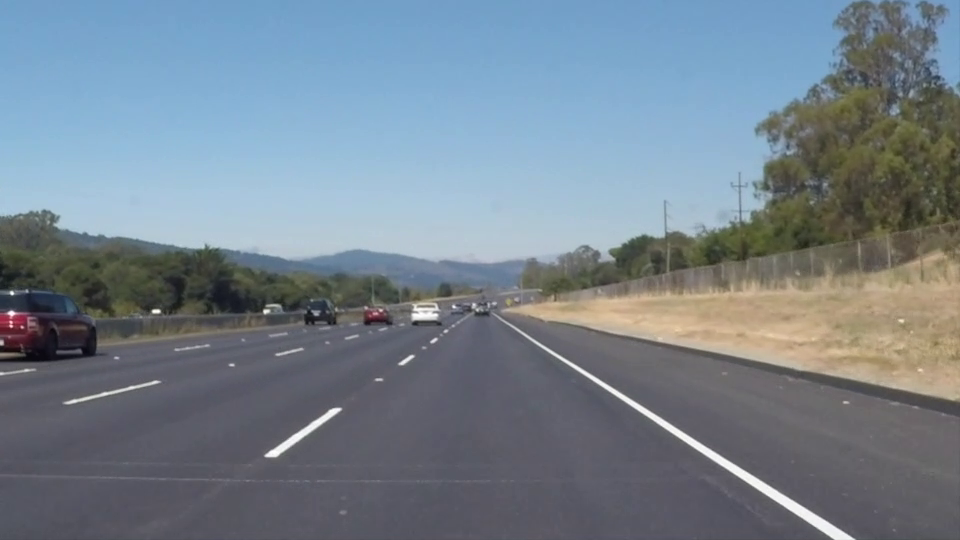
#> input picture frame 22 of test_videos/solidWhiteRight.mp4, 960 x 540 px
$ python main.py
#> lines starting #> are read from the running program, lines starting #| are printed output that depends on the picture; after the words box and inside, x2 and y2 are one past the last pixel; in counts of white or black regions, pixels touching at a corner belong together
#> further down, frame is the input picture: shape (540, 960, 3); mean B, G, R 141.9, 130.7, 117.7
import numpy as np
import cv2
import math

aLeftStored = 0
aRightStored = 0
bLeftStored = 0
bRightStored = 0
yMinStored = 0

def get_top_y_point(lineParams, y_min):
    global yMinStored
    param1 = 0.9
    param2 = 0.1

    a_left = lineParams[0]
    b_left = lineParams[1]
    a_right = lineParams[2]
    b_right = lineParams[3]

    yIntersection = int((a_right*b_left-a_left*b_right)/(a_right-a_left))
    margin = 10
    if (yIntersection + margin > y_min):
        y_min = yIntersection + margin

    if (yMinStored==0):
        yMinStored = y_min
    y_min = int(yMinStored * param1 + y_min * param2)
    yMinStored = y_min
    return y_min

def get_averaged_line_params(lineParams, leftHoughLinesExist, rightHoughLinesExist):
    global aLeftStored
    global bLeftStored
    global aRightStored
    global bRightStored

    param1 = 0.9
    param2 = 0.1

    a_left = lineParams[0]
    b_left = lineParams[1]
    a_right = lineParams[2]
    b_right = lineParams[3]

    if (aLeftStored == 0):
        aLeftStored = a_left
    if (bLeftStored == 0):
        bLeftStored = b_left
    if (aRightStored == 0):
        aRightStored = a_right
    if (bRightStored == 0):
        bRightStored = b_right

    if (not leftHoughLinesExist):
        a_left = aLeftStored
    else:
        a_left = aLeftStored * param1 + a_left * param2
        aLeftStored = a_left
        b_left = bLeftStored * param1 + b_left * param2
        bLeftStored = b_left

    if (not rightHoughLinesExist):
        a_right = aRightStored
    else:
        a_right = aRightStored * param1 + a_right * param2
        aRightStored = a_right
        b_right = bRightStored * param1 + b_right * param2
        bRightStored = b_right

    return [a_left, b_left, a_right, b_right]

def unit_vector(vector):
    return vector / np.linalg.norm(vector)

def angle_between(v1, v2):
    v1_u = unit_vector(v1)
    v2_u = unit_vector(v2)
    return np.arccos(np.clip(np.dot(v1_u, v2_u), -1.0, 1.0))

def processImage (image):
    grey_image = cv2.cvtColor(image, cv2.COLOR_BGR2GRAY)
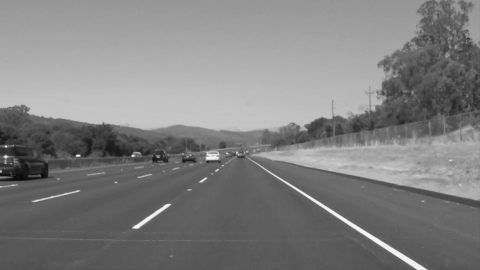
#> grey_image: shape (540, 960) (shown at 1/2 size); min 6, max 255, mean 128
    kernel_size = 5
    blur_gray = cv2.GaussianBlur(grey_image,(kernel_size, kernel_size),0)
    low_threshold = 50
    high_threshold = 150
    edges = cv2.Canny(blur_gray, low_threshold, high_threshold)
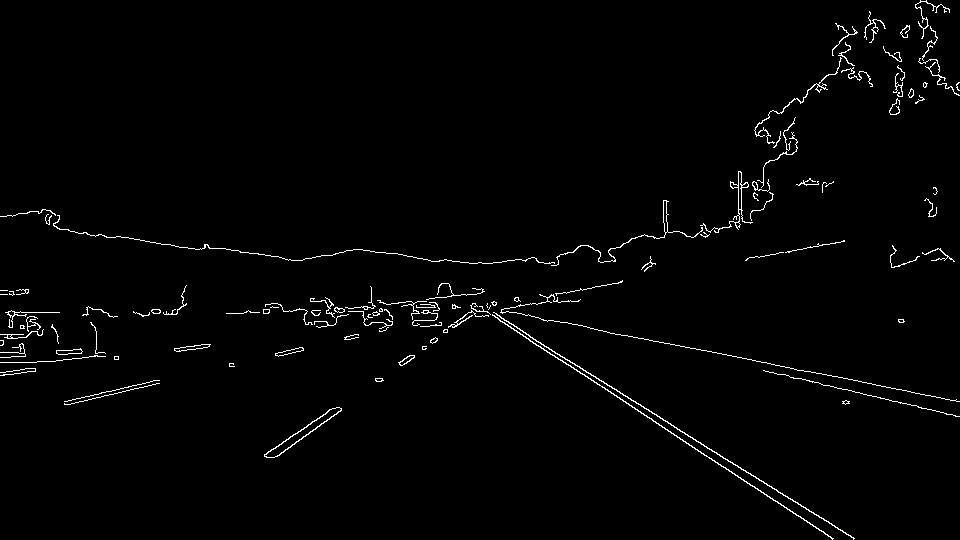
#> edges: shape (540, 960); 1.6% white in thin lines or dots
    mask = np.zeros_like(edges)
    ignore_mask_color = 255
    imshape = image.shape
    vertices = np.array([[(0,imshape[0]),(450, 320), (500, 320), (imshape[1],imshape[0])]], dtype=np.int32)
    cv2.fillPoly(mask, vertices, ignore_mask_color)
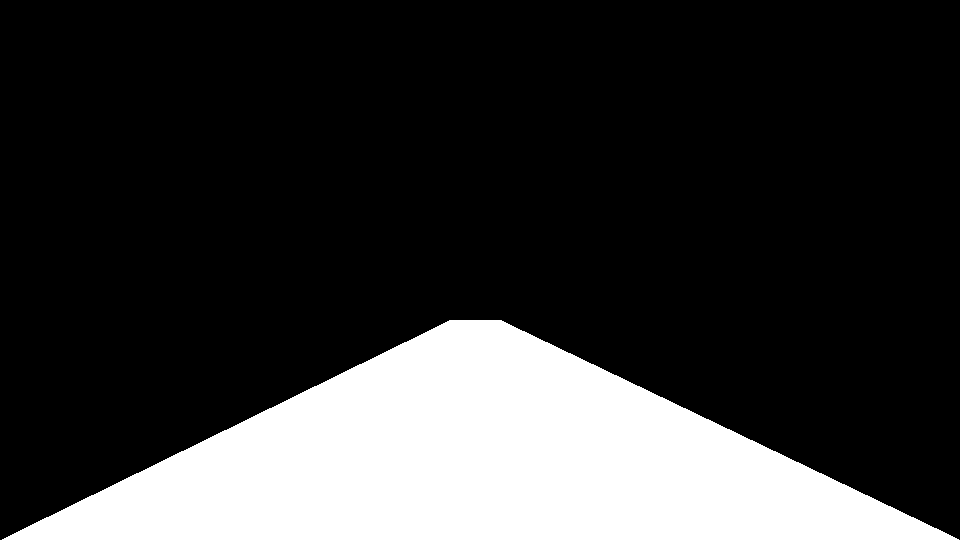
#> mask: shape (540, 960); 21.4% white; 1 white region, box (x1, y1, x2, y2) and area: (2, 320, 959, 540) 111114
    masked_edges = cv2.bitwise_and(edges, mask)
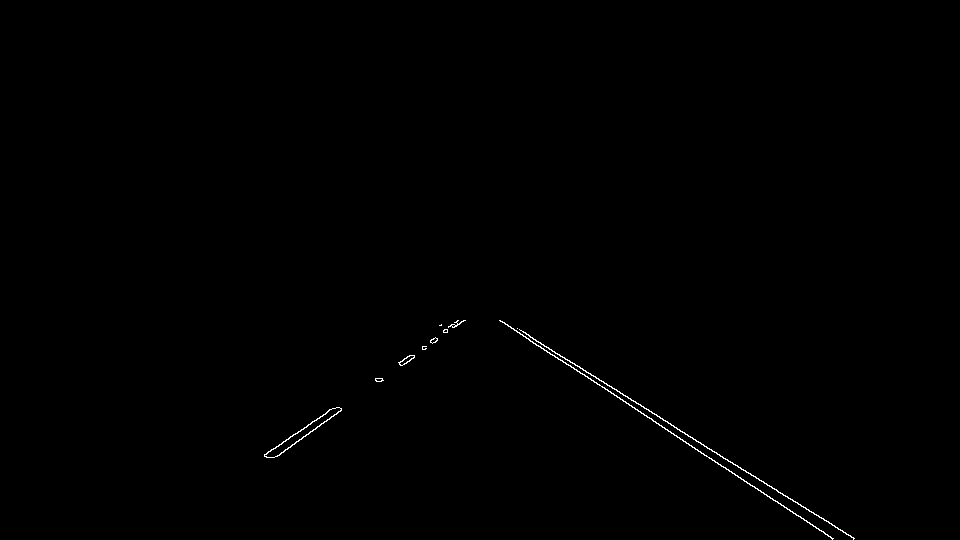
#> masked_edges: shape (540, 960); 0.29% white in thin lines or dots, all inside (x1, y1, x2, y2) = (264, 320, 855, 540)
    rho = 2
    theta = np.pi/180
    threshold = 15
    min_line_length = 40
    max_line_gap = 30
    lines = cv2.HoughLinesP(masked_edges, rho, theta, threshold, np.array([]),
                                min_line_length, max_line_gap)
#> lines = 14 rows, first 6: [517, 328, 854, 538], [674, 435, 832, 538], [499, 320, 823, 531], [264, 455, 333, 408], [377, 381, 458, 320], [277, 456, 341, 410]
    linesFiltered = []
    cumLengthLeft = 0
    cumLengthRight = 0
    leftHoughLinesExist = False;
    rightHoughLinesExist = False;
    a_left = 0
    b_left = 0
    a_right = 0
    b_right = 0
    y_min = 10000
    yTopMask = imshape[0] * 0.55
    for line in lines:
        for x1, y1, x2, y2 in line:
            if (y1 < y_min):
                y_min = y1
            if (y2 < y_min):
                y_min = y2
            a = float((y2 - y1) / (x2 - x1))
            b = (y1 - a * x1)
            length = math.sqrt(pow(y2 - y1, 2) + pow(x2 - x1, 2))

            if not np.isnan(a) or np.isinf(a) or (a == 0):
                if (a > -1.5) and (a < -0.3):
                    linesFiltered.append(line)
                    cumLengthLeft += pow(length, 2)
                    leftHoughLinesExist = True
                    a_left += a * pow(length, 2)
                    b_left += b * pow(length, 2)

                if (a > 0.3) and (a < 1.5):
                    linesFiltered.append(line)
                    cumLengthRight += pow(length, 2)
                    rightHoughLinesExist = True
                    a_right += a * pow(length, 2)
                    b_right += b * pow(length, 2)
#> this loop made 14 passes
#> after the loop, a_left = -42432.2; a_right = 291107.1; b_left = 37953376.9; b_right = 744700.2; cumLengthLeft = 57520; cumLengthRight = 458541; linesFiltered = 14 items, first 6: [[517, 328, 854, 538]], [[674, 435, 832, 538]], [[499, 320, 823, 531]], [[264, 455, 333, 408]], [[377, 381, 458, 320]], [[277, 456, 341, 410]]; y_min = 320
    if (y_min == 10000):
        y_min = yTopMask

    y_max = imshape[0]

    if (cumLengthLeft != 0):
        a_left /= cumLengthLeft
#> a_left = -0.738
        b_left /= cumLengthLeft
#> b_left = 659.8

    if (cumLengthRight != 0):
        a_right /= cumLengthRight
#> a_right = 0.635
        b_right /= cumLengthRight
#> b_right = 1.62

    lineParams = [a_left, b_left, a_right, b_right]
#> lineParams = [-0.738, 659.8, 0.635, 1.62]
    lineParams = get_averaged_line_params(lineParams, leftHoughLinesExist, rightHoughLinesExist)
#> in get_averaged_line_params, `a_left = lineParams[0]`: a_left = -0.738
#> in get_averaged_line_params, `b_left = lineParams[1]`: b_left = 659.8
#> in get_averaged_line_params, `a_right = lineParams[2]`: a_right = 0.635
#> in get_averaged_line_params, `b_right = lineParams[3]`: b_right = 1.62
#> in get_averaged_line_params, `aLeftStored = a_left`: aLeftStored = -0.738
#> in get_averaged_line_params, `bLeftStored = b_left`: bLeftStored = 659.8
#> in get_averaged_line_params, `aRightStored = a_right`: aRightStored = 0.635
#> in get_averaged_line_params, `bRightStored = b_right`: bRightStored = 1.62

    y_min = get_top_y_point(lineParams, y_min)
#> in get_top_y_point, `a_left = lineParams[0]`: a_left = -0.738
#> in get_top_y_point, `b_left = lineParams[1]`: b_left = 659.8
#> in get_top_y_point, `a_right = lineParams[2]`: a_right = 0.635
#> in get_top_y_point, `b_right = lineParams[3]`: b_right = 1.62
#> in get_top_y_point, `yIntersection = int((a_right*b_left-a_left*b_right)/(a_right-a_left))`: yIntersection = 306
#> in get_top_y_point, `yMinStored = y_min`: yMinStored = 320

    x1_left = 0
    x2_left = 0
    x1_right = 0
    x2_right = 0

    a_left = lineParams[0]
    b_left = lineParams[1]
    a_right = lineParams[2]
    b_right = lineParams[3]

    if (a_left != 0):
        x1_left = int((y_max - b_left) / a_left)
#> x1_left = 162
        x2_left = int((y_min - b_left) / a_left)
#> x2_left = 460

    if (a_right != 0):
        x1_right = int((y_max - b_right) / a_right)
#> x1_right = 848
        x2_right = int((y_min - b_right) / a_right)
#> x2_right = 501

    foundLinesImage = np.zeros((imshape[0], imshape[1], 3), dtype=np.uint8)

    if (a_left != 0):
        cv2.line(foundLinesImage, (x1_left, y_max), (x2_left, y_min), [255, 0, 0], 7)
        pts = np.array([[x1_left, y_max - 10], [x2_left, y_min - 10], [x2_left, y_min - 50], [x1_left, y_max - 200]],
                       np.int32)
#> pts = [[162, 530], [460, 310], [460, 270], [162, 340]]
        pts = pts.reshape((-1, 1, 2))
        cv2.polylines(foundLinesImage, [pts], True, (0 , 255, 255), 2)

    if (a_right != 0):
        cv2.line(foundLinesImage, (x1_right, y_max), (x2_right, y_min), [255, 0, 0], 7)
        pts = np.array([[x1_right, y_max - 10], [x2_right, y_min - 10], [x2_right, y_min - 50], [x1_right, y_max - 200]],
                       np.int32)
#> pts = [[848, 530], [501, 310], [501, 270], [848, 340]]
        pts = pts.reshape((-1, 1, 2))
        cv2.polylines(foundLinesImage, [pts], True, (0, 255, 255), 2)
    if(a_left != 0) and (a_right != 0):
        pts = np.array(
            [[x1_left, y_max], [x2_left, y_min], [x2_right, y_min], [x1_right, y_max]], np.int32)
#> pts = [[162, 540], [460, 320], [501, 320], [848, 540]]
        pts = pts.reshape((-1, 1, 2))
        cv2.fillConvexPoly(foundLinesImage, pts, (0, 255, 0))
        x1_center = int((x1_left + x1_right) / 2)
#> x1_center = 505
        x2_center = int((x2_left + x2_right) / 2)
#> x2_center = 480
        x_center = int(imshape[1] / 2)
        pts1 = (x2_center, y_min + 30)
#> pts1 = (480, 350)
        pts2 = (x1_center, y_max - 30)
#> pts2 = (505, 510)
        cv2.line(foundLinesImage, (x_center, y_min), (x_center, y_max), (255, 255, 0), 3)
        turn = "Giua"
        cv2.arrowedLine(foundLinesImage, pts2, pts1, (0, 0, 255), 3)
        if(x1_center < x_center - 10):
            turn = "Trai -" + str(x_center - x1_center)
        else:
            if(x1_center > x_center + 10):
                turn = "Phai +" + str(x1_center - x_center)
#> turn = 'Phai +25'
        cv2.line(foundLinesImage, (x_center, y_min), (x_center, y_max), (255, 255, 255), 8)
        pts1 = (x_center - x_center, y_max - y_min)
#> pts1 = (0, 220)
        pts2 = (x2_center - x1_center, y_max - y_min)
#> pts2 = (-25, 220)
        turn = turn + " <=> " + str(int(angle_between(pts1, pts2) * 180)) + "`"
#> in angle_between, `v1_u = unit_vector(v1)`: v1_u = [0, 1]
#> in angle_between, `v2_u = unit_vector(v2)`: v2_u = [-0.113, 0.994]
#> turn = 'Phai +25 <=> 20`'
        cv2.putText(foundLinesImage, turn, (10, 30), cv2.FONT_HERSHEY_SIMPLEX, 1.0, (0, 255, 255))
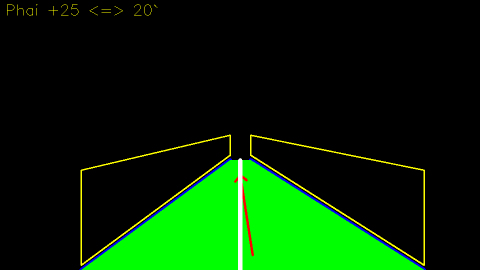
#> foundLinesImage: shape (540, 960, 3) (shown at 1/2 size); mean of channels 0, 1, 2 2.4, 42.2, 4.5; drawn as B, G, R


    origWithFoundLanes = cv2.addWeighted(foundLinesImage, 0.3, image, 1., 0.)
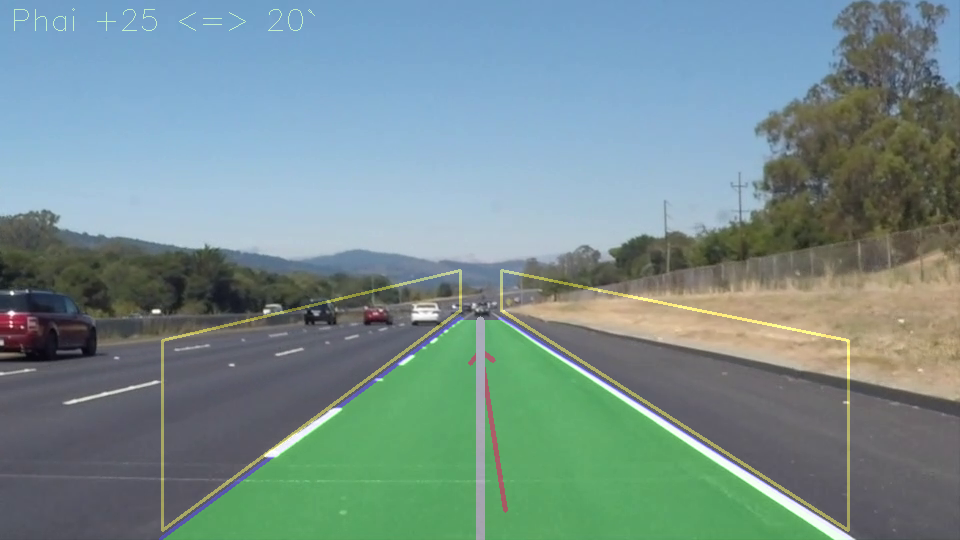
#> origWithFoundLanes: shape (540, 960, 3); mean of channels 0, 1, 2 142.5, 143.1, 119; drawn as B, G, R

    return origWithFoundLanes


video_capture = cv2.VideoCapture('test_videos/solidWhiteRight.mp4')

while (video_capture.isOpened()):
    ret, frame = video_capture.read()
    if ret:
        output = processImage(frame)
        cv2.imshow('frame',output)
        if cv2.waitKey(1) & 0xFF == ord('q'):
#> (key q is pressed here)
            break
    else:
        break

# Release everything if job is finished
video_capture.release()
cv2.destroyAllWindows()

#cv2.imshow('Test image',lines_edges)
#cv2.waitKey(0)
#cv2.destroyAllWindows()

$ run again, starting later in the video
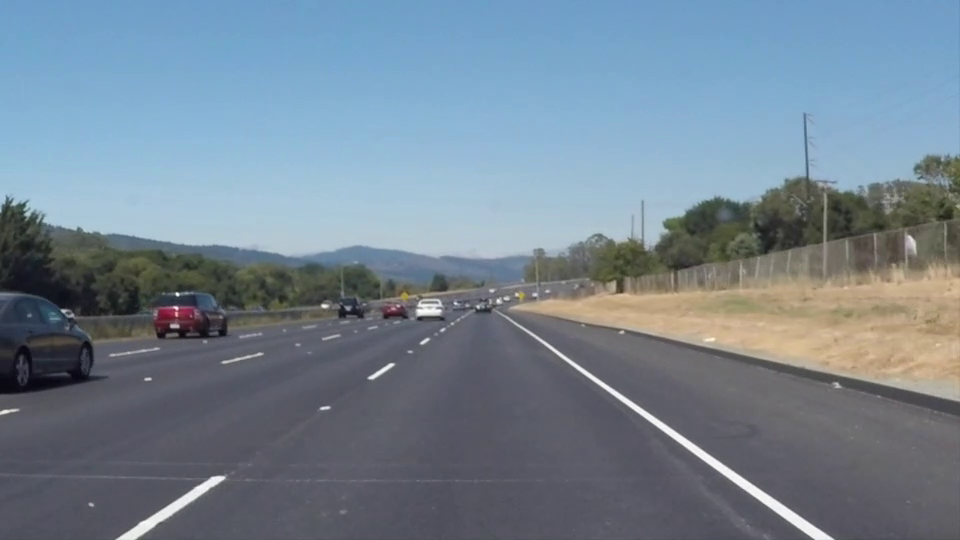
#> input picture frame 99 of test_videos/solidWhiteRight.mp4, 960 x 540 px
#> frame is the input picture: shape (540, 960, 3); mean B, G, R 146, 132.3, 116.7
#> in processImage, `edges = cv2.Canny(blur_gray, low_threshold, high_threshold)`:
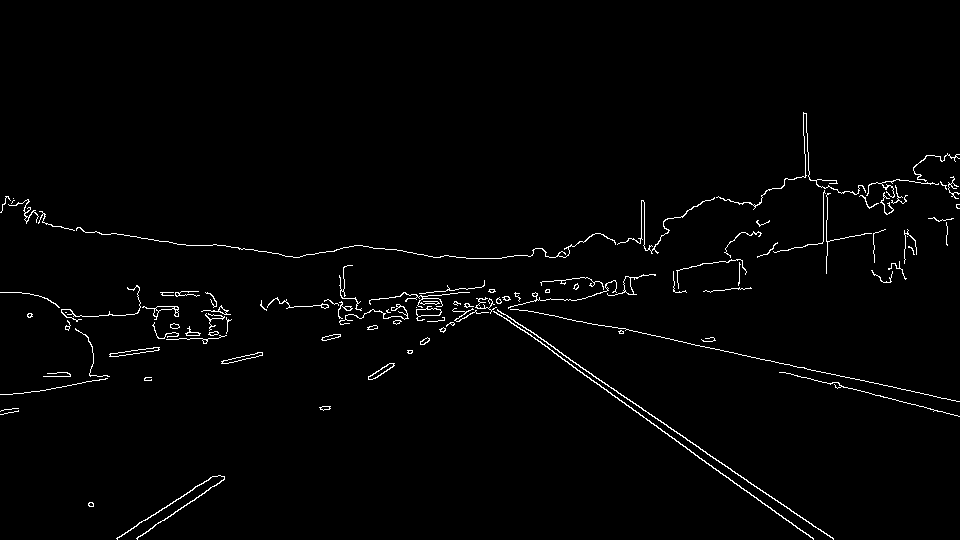
#> edges: shape (540, 960); 1.6% white in thin lines or dots, all inside (x1, y1, x2, y2) = (0, 112, 960, 540)
#> mask: shape (540, 960); 21.4% white; 1 white region, box (x1, y1, x2, y2) and area: (2, 320, 959, 540) 111114
#> masked_edges: shape (540, 960); 0.29% white in thin lines or dots, all inside (x1, y1, x2, y2) = (88, 320, 834, 540)
#> lines = 16 rows, first 6: [570, 360, 833, 538], [136, 538, 224, 477], [117, 538, 213, 476], [528, 333, 800, 530], [167, 518, 212, 486], [368, 376, 460, 320]
#> the loop in processImage, `for line in lines:` made 16 passes
#> after the loop in processImage, `for line in lines:`: a_left = -52943.4; a_right = 209387.7; b_left = 49669654.7; b_right = -11955596.2; cumLengthLeft = 79972; cumLengthRight = 296622; linesFiltered = 16 items, first 6: [[570, 360, 833, 538]], [[136, 538, 224, 477]], [[117, 538, 213, 476]], [[528, 333, 800, 530]], [[167, 518, 212, 486]], [[368, 376, 460, 320]]; y_min = 320
#> in processImage, `a_left /= cumLengthLeft`: a_left = -0.662
#> in processImage, `b_left /= cumLengthLeft`: b_left = 621.1
#> in processImage, `a_right /= cumLengthRight`: a_right = 0.706
#> in processImage, `b_right /= cumLengthRight`: b_right = -40.31
#> lineParams = [-0.662, 621.1, 0.706, -40.31]
#> in get_averaged_line_params, `a_left = lineParams[0]`: a_left = -0.662
#> in get_averaged_line_params, `b_left = lineParams[1]`: b_left = 621.1
#> in get_averaged_line_params, `a_right = lineParams[2]`: a_right = 0.706
#> in get_averaged_line_params, `b_right = lineParams[3]`: b_right = -40.31
#> aLeftStored = -0.662
#> bLeftStored = 621.1
#> aRightStored = 0.706
#> bRightStored = -40.31
#> in get_top_y_point, `a_left = lineParams[0]`: a_left = -0.662
#> in get_top_y_point, `b_left = lineParams[1]`: b_left = 621.1
#> in get_top_y_point, `a_right = lineParams[2]`: a_right = 0.706
#> in get_top_y_point, `b_right = lineParams[3]`: b_right = -40.31
#> yIntersection = 300
#> yMinStored = 320
#> x1_left = 122
#> x2_left = 454
#> x1_right = 822
#> x2_right = 510
#> in processImage, `pts = np.array([[x1_left, y_max - 10], [x2_left, y_min - 10], [x2_left..`: pts = [[122, 530], [454, 310], [454, 270], [122, 340]]
#> in processImage, `pts = np.array([[x1_right, y_max - 10], [x2_right, y_min - 10], [x2_ri..`: pts = [[822, 530], [510, 310], [510, 270], [822, 340]]
#> in processImage, `pts = np.array( [[x1_left, y_max], [x2_left, y_min], [x2_right, y_min]..`: pts = [[122, 540], [454, 320], [510, 320], [822, 540]]
#> x1_center = 472
#> x2_center = 482
#> in processImage, `pts1 = (x2_center, y_min + 30)`: pts1 = (482, 350)
#> in processImage, `pts2 = (x1_center, y_max - 30)`: pts2 = (472, 510)
#> in processImage, `pts1 = (x_center - x_center, y_max - y_min)`: pts1 = (0, 220)
#> in processImage, `pts2 = (x2_center - x1_center, y_max - y_min)`: pts2 = (10, 220)
#> v1_u = [0, 1]
#> v2_u = [0.0454, 0.999]
#> turn = 'Giua <=> 8`'
#> in processImage, `origWithFoundLanes = cv2.addWeighted(foundLinesImage, 0.3, image, 1., ..`:
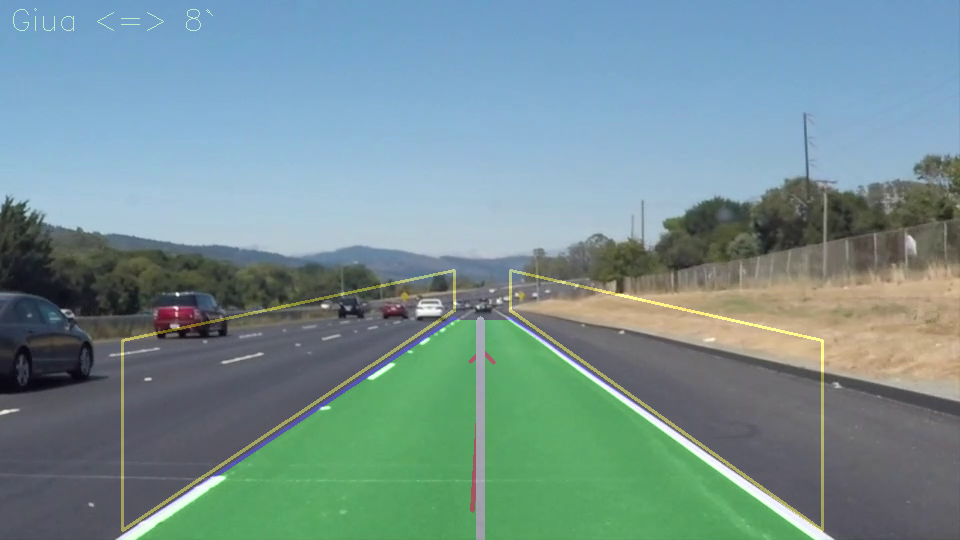
#> origWithFoundLanes: shape (540, 960, 3); mean of channels 0, 1, 2 146.5, 145.3, 118; drawn as B, G, R
